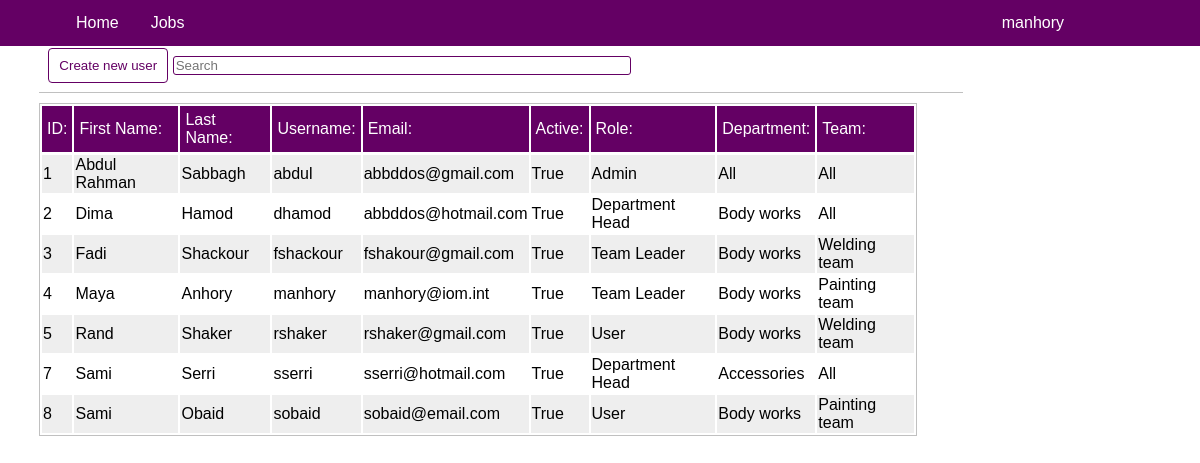
The app's page /dre_admin/register/ (signed in) with its own data.
### dre_admin/models.py (models this page shows, shortened)
class Profile(models.Model):
    user = models.OneToOneField(User, on_delete = models.CASCADE)
    role = models.CharField(max_length = 50, choices = [('Admin','Admin'),('Department Head','Department Head'),('Team Leader','Team Leader'),('User','User')], default = 'User')
    department = models.ForeignKey('Department', on_delete = models.CASCADE, default = 1)
    team = models.ForeignKey('Team', on_delete = models.CASCADE, default = 1)

class Department(models.Model):
    dep_code = models.CharField(max_length = 20, unique = False, default = 'All')
    dep_name = models.CharField(max_length = 30,  default = 'All')
    dep_description = models.CharField(max_length = 400, null = True)
    def __str__(self):
        return f'{self.dep_name}'

class Team(models.Model):
    team_code = models.CharField(max_length = 30, default = 'All')
    team_name = models.CharField(max_length = 40,  default = 'All')
    team_dep = models.ForeignKey('Department', on_delete = models.CASCADE, default = 1)
    team_description = models.CharField(max_length = 400, null = True)
    def __str__(self):
        return f'{self.team_name}'

### dre_admin/views.py (the view)
# urls.py: path('register/', views.register, name='register_user'),
def register(request):
    prf = Profile.objects.get(user__username = request.user.username)
    profiles = Profile.objects.all().order_by('user__id')
    if request.method == 'POST':
        form1 = UserRegisterForm(request.POST)
        form2 = UserProfileCreationForm(request.POST)
        if form1.is_valid() and form2.is_valid():
            try:
                firstname = form1.cleaned_data.get('first_name')
                lastname = form1.cleaned_data.get('last_name')
                username = str(firstname).lower()[0] + str(lastname).lower()
                newname = NewName(username)
                password = newname + '@123'
                email = form1.cleaned_data.get('email')
                isactive = form1.cleaned_data.get('is_active')
                usr = User(first_name = firstname, last_name = lastname,
                            username = newname,
                            email = email, is_active = isactive, date_joined = datetime.now())
                usr.set_password(password)
                usr.save()
                pro = Profile(user = usr, role = form2.cleaned_data.get('role'), department = form2.cleaned_data.get('department'), team = form2.cleaned_data.get('team'))
                pro.save()
                messages.success(request, 'New user was successfully added :)')
                return redirect('register_user')
            except Exception as e:
                messages.error(request, str(e))
                return redirect('register_user')
    else:
        form1 = UserRegisterForm()
        form2 = UserProfileCreationForm()
    context = {
            'profiles': profiles,
            'form1': form1,
            'form2': form2,
            'prf': prf
        }
    return render(request, 'dre_admin/register_user.html', context)

### dre_admin/forms.py
class UserRegisterForm(ModelForm):
    class Meta:
        model = User
        fields = ['first_name','last_name', 'email', 'is_active']

class UserProfileCreationForm(ModelForm):
    class Meta:
        model = Profile
        fields = ['role', 'department', 'team']

### dre_admin/templates/dre_admin/register_user.html (shortened to what this page needs)
{% extends "home/base.html"%}
{% load crispy_forms_tags%}
{% block content %}
    <div class = "actionpage">
        <div class="action-header">
            <button class = 'btn-active' id = "create-user">Create new user</button>
            <input type = "text" placeholder = "Search"id = 'srch' />
        </div>
        <table>
            <tr>
                <th>ID:</th>
                <th>First Name:</th>
                <th>Last Name:</th>
                <th>Username:</th>
                <th>Email:</th>
                <th>Active:</th>
                <th>Role:</th>
                <th>Department:</th>
                <th>Team:</th>
            </tr>
            {% for p in profiles %}
                <tr class = '{{p.user.is_active}} table-row' id = "{{p.user.username}}">
                    <td>{{p.user.id}}</td>
                    <td>{{p.user.first_name}}</td>
                    <td>{{p.user.last_name}}</td>
                    <td>{{p.user.username}}</td>
                    <td>{{p.user.email}}</td>
                    <td>{{p.user.is_active}}</td>
                    <td>{{p.role}}</td>
                    <td>{{p.department}}</td>
                    <td>{{p.team}}</td>
                </tr>
            {% endfor %}
        </table>
    </div>
{% endblock %}

### home/templates/home/base.html (shortened to what this page needs)
{% load static %}
<!DOCTYPE html>
<html>
    <head>
        <link rel = "stylesheet" href = "{% static 'home/css/main.css'%}" />
    </head>
    <body>
      <nav class = 'main-nav'>
        <ul>
          <div class = 'left-stuff-container'>
            <li><a href="{% url 'home'%}">Home</a></li>
            <li class = 'dropdown'><a href="#">Jobs</a>
            </li>
          </div>
          <div class = 'right-stuff-container'>
            <li class = 'dropdown'>
              <a href="javascript:void(0)" class="dropbtn">{{user.username}} </a>
            </li>
          </div>
        </ul>
      </nav>
      <div class = 'mainpage'>
        {% block content %}{% endblock %}
      </div>
    </body>
</html>

### home/static/home/css/main.css (style rules this page uses)
body { margin: 0px;; padding: 0px;; font-family: "Arial Black", Gadget, sans-serif; background-size: cover; }
.main-nav { background-color: rgb(100,0,100); position: fixed; top: 0; width: 100%; z-index: 1; }
ul { list-style-type: none; margin: 0; padding: 0; overflow: hidden; }
.left-stuff-container { margin-left: 5%; }
li { float: left; }
li a { display: block; text-align: center; padding: 14px 16px; text-decoration: none; color: white; border-radius: 4px; transition: all 0.1s ease-out; }
.right-stuff-container { display: inline-block; float: right; margin-right: 10%; }
.mainpage { margin-top: 0px; }
.actionpage { margin-top: 2%; margin: 2%; padding: 15px; width: 77%; }
.action-header { padding: 1%; border-bottom: solid 1px silver; }
input[type = text] { width: 50%; border: solid; border-color: rgb(100,0,100); border-width: 1px; border-radius: 3px; }
.btn-active { height: 35px; width: 120px; background-color: white; color: rgb(100,0,100); border: solid 1px rgb(100,0,100); border-radius: 4px; transition: all 0.1s ease-out; }
table { width: 95%; border: solid; border-width: 1px; border-color: silver; overflow: scroll; margin-top: 1%; margin-bottom: 2%; }
th { width: auto; background-color: rgb(100,0,100); color: white; text-align: left; font-weight:normal; padding: 5px; border-bottom: solid 1px; }
tr { border-bottom: solid; border-width: 1px; border-color: black; background-color: white; }
tr:nth-child(even) { background-color: #eee; }

### records on screen
Profile: user.id "1", user.first_name "Abdul Rahman", user.last_name "Sabbagh", user.username "abdul", user.email "abbddos@gmail.com", user.is_active "True", role "Admin", department "All", team "All"
Profile: user.id "2", user.first_name "Dima", user.last_name "Hamod", user.username "dhamod", user.email "abbddos@hotmail.com", user.is_active "True", role "Department Head", department "Body works", team "All"
Profile: user.id "3", user.first_name "Fadi", user.last_name "Shackour", user.username "fshackour", user.email "fshakour@gmail.com", user.is_active "True", role "Team Leader", department "Body works", team "Welding team"
Profile: user.id "4", user.first_name "Maya", user.last_name "Anhory", user.username "manhory", user.email "manhory@iom.int", user.is_active "True", role "Team Leader", department "Body works", team "Painting team"
Profile: user.id "5", user.first_name "Rand", user.last_name "Shaker", user.username "rshaker", user.email "rshaker@gmail.com", user.is_active "True", role "User", department "Body works", team "Welding team"
Profile: user.id "7", user.first_name "Sami", user.last_name "Serri", user.username "sserri", user.email "sserri@hotmail.com", user.is_active "True", role "Department Head", department "Accessories", team "All"
Profile: user.id "8", user.first_name "Sami", user.last_name "Obaid", user.username "sobaid", user.email "sobaid@email.com", user.is_active "True", role "User", department "Body works", team "Painting team"

### other values on screen
{{ user.username }} "manhory"
